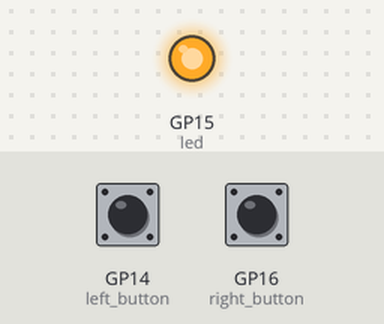
Bench run of a program on a simulated Raspberry Pi Pico running MicroPython. Shown: output pins drawn as LEDs (lit = HIGH). The test bench sets the inputs (shaded band); at power-on: GP14 (left_button) LOW, GP16 (right_button) LOW. Random numbers come from a fixed seed.

Above: at 0.1 s.
At 5.7 s:
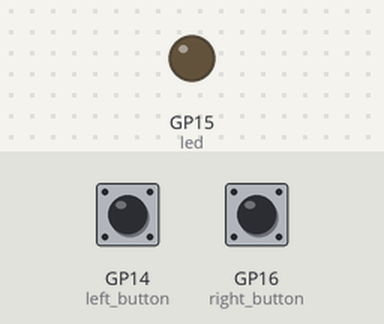
Timing chart, 0 to 7.2 s (numbered marks = the images above):
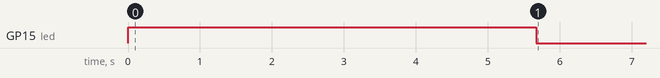

The program:

Reaction_Game.py
```python
import machine
import utime
import urandom

# Setup for LED and buttons
led = machine.Pin(15, machine.Pin.OUT)
left_button = machine.Pin(14, machine.Pin.IN, machine.Pin.PULL_DOWN)
right_button = machine.Pin(16, machine.Pin.IN, machine.Pin.PULL_DOWN)

fastest_button = None

# Interrupt handler to determine the fastest button press
def button_handler(pin):
    global fastest_button
    fastest_button = pin
    # Disable further interrupts once a button is pressed
    left_button.irq(handler=None)
    right_button.irq(handler=None)

# Signal start of the game
led.value(1)
utime.sleep(urandom.uniform(5, 10))
led.value(0)

# Enable interrupts for both buttons
left_button.irq(trigger=machine.Pin.IRQ_RISING, handler=button_handler)
right_button.irq(trigger=machine.Pin.IRQ_RISING, handler=button_handler)

# Wait for the fastest button press
while fastest_button is None:
    utime.sleep(1)

# Check which player pressed the button first
if fastest_button == left_button:
    print("Left Player Wins!")
elif fastest_button == right_button:
    print("Right Player Wins!")
```

Measured:
- by itself, GP15 (led): LOW → HIGH at 0.00 s, → LOW 5.7 s later
